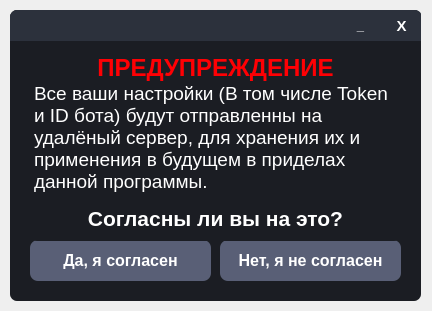
<?xml version="1.0" encoding="UTF-8"?>
<ui version="4.0">
 <class>MainWindow</class>
 <widget class="QMainWindow" name="MainWindow">
  <property name="geometry">
   <rect>
    <x>0</x>
    <y>0</y>
    <width>432</width>
    <height>311</height>
   </rect>
  </property>
  <property name="windowTitle">
   <string>MainWindow</string>
  </property>
  <widget class="QWidget" name="centralwidget">
   <widget class="QFrame" name="Window">
    <property name="geometry">
     <rect>
      <x>10</x>
      <y>10</y>
      <width>411</width>
      <height>291</height>
     </rect>
    </property>
    <property name="styleSheet">
     <string notr="true">QFrame{
	border-radius: 7px;
	background-color: #1B1D23;
}</string>
    </property>
    <property name="frameShape">
     <enum>QFrame::StyledPanel</enum>
    </property>
    <property name="frameShadow">
     <enum>QFrame::Raised</enum>
    </property>
    <widget class="QFrame" name="WindowFrame">
     <property name="geometry">
      <rect>
       <x>0</x>
       <y>0</y>
       <width>411</width>
       <height>31</height>
      </rect>
     </property>
     <property name="styleSheet">
      <string notr="true">QFrame{
	border-bottom-left-radius: 0px;
	border-bottom-right-radius: 0px;
	background-color: #2C313C;
}</string>
     </property>
     <property name="frameShape">
      <enum>QFrame::StyledPanel</enum>
     </property>
     <property name="frameShadow">
      <enum>QFrame::Raised</enum>
     </property>
     <widget class="QPushButton" name="CloseWindowButton">
      <property name="geometry">
       <rect>
        <x>371</x>
        <y>0</y>
        <width>41</width>
        <height>31</height>
       </rect>
      </property>
      <property name="font">
       <font>
        <pointsize>11</pointsize>
        <weight>75</weight>
        <bold>true</bold>
       </font>
      </property>
      <property name="cursor">
       <cursorShape>PointingHandCursor</cursorShape>
      </property>
      <property name="styleSheet">
       <string notr="true">QPushButton{
	color: white;
	border: none;
	border-top-right-radius: 7px;
	background-color: #2C313C;
}

QPushButton:hover{
	background-color: #45494D;
}

QPushButton:pressed{
	color: #EA2F4E;
}</string>
      </property>
      <property name="text">
       <string>X</string>
      </property>
     </widget>
     <widget class="QPushButton" name="MinimizeWindowButton">
      <property name="geometry">
       <rect>
        <x>330</x>
        <y>0</y>
        <width>41</width>
        <height>31</height>
       </rect>
      </property>
      <property name="font">
       <font>
        <pointsize>10</pointsize>
        <weight>75</weight>
        <bold>true</bold>
       </font>
      </property>
      <property name="cursor">
       <cursorShape>PointingHandCursor</cursorShape>
      </property>
      <property name="styleSheet">
       <string notr="true">QPushButton{
	color: white;
	border: none;
	border-top-right-radius: 7px;
	background-color: #2C313C;
}

QPushButton:hover{
	background-color: #45494D;
}

QPushButton:pressed{
	color: #EA2F4E;
}</string>
      </property>
      <property name="text">
       <string>_</string>
      </property>
      <property name="default">
       <bool>false</bool>
      </property>
     </widget>
    </widget>
    <widget class="QPushButton" name="YesButton">
     <property name="geometry">
      <rect>
       <x>20</x>
       <y>230</y>
       <width>181</width>
       <height>41</height>
      </rect>
     </property>
     <property name="font">
      <font>
       <pointsize>12</pointsize>
       <weight>75</weight>
       <bold>true</bold>
      </font>
     </property>
     <property name="cursor">
      <cursorShape>PointingHandCursor</cursorShape>
     </property>
     <property name="styleSheet">
      <string notr="true">QPushButton{
	color: white;
	border-radius: 8px;
	background-color: #595F76;
}

QPushButton:hover{
	background-color: #50566E;
}

QPushButton:pressed{
	background-color: #434965;
}</string>
     </property>
     <property name="text">
      <string>Да, я согласен</string>
     </property>
    </widget>
    <widget class="QPushButton" name="NoButton">
     <property name="geometry">
      <rect>
       <x>210</x>
       <y>230</y>
       <width>181</width>
       <height>41</height>
      </rect>
     </property>
     <property name="font">
      <font>
       <pointsize>12</pointsize>
       <weight>75</weight>
       <bold>true</bold>
      </font>
     </property>
     <property name="cursor">
      <cursorShape>PointingHandCursor</cursorShape>
     </property>
     <property name="styleSheet">
      <string notr="true">QPushButton{
	color: white;
	border-radius: 8px;
	background-color: #595F76;
}

QPushButton:hover{
	background-color: #50566E;
}

QPushButton:pressed{
	background-color: #434965;
}</string>
     </property>
     <property name="text">
      <string>Нет, я не согласен</string>
     </property>
    </widget>
    <widget class="QTextBrowser" name="textBrowser">
     <property name="geometry">
      <rect>
       <x>20</x>
       <y>40</y>
       <width>371</width>
       <height>191</height>
      </rect>
     </property>
     <property name="html">
      <string>&lt;!DOCTYPE HTML PUBLIC &quot;-//W3C//DTD HTML 4.0//EN&quot; &quot;http://www.w3.org/TR/REC-html40/strict.dtd&quot;&gt;
&lt;html&gt;&lt;head&gt;&lt;meta name=&quot;qrichtext&quot; content=&quot;1&quot; /&gt;&lt;style type=&quot;text/css&quot;&gt;
p, li { white-space: pre-wrap; }
&lt;/style&gt;&lt;/head&gt;&lt;body style=&quot; font-family:'MS Shell Dlg 2'; font-size:8.25pt; font-weight:400; font-style:normal;&quot;&gt;
&lt;p align=&quot;center&quot; style=&quot; margin-top:0px; margin-bottom:0px; margin-left:0px; margin-right:0px; -qt-block-indent:0; text-indent:0px;&quot;&gt;&lt;span style=&quot; font-size:18pt; font-weight:600; color:#ff0004;&quot;&gt;ПРЕДУПРЕЖДЕНИЕ&lt;/span&gt;&lt;/p&gt;
&lt;p style=&quot; margin-top:0px; margin-bottom:0px; margin-left:0px; margin-right:0px; -qt-block-indent:0; text-indent:0px;&quot;&gt;&lt;span style=&quot; font-size:14pt; color:#ffffff;&quot;&gt;Все ваши настройки (В том числе Token и ID бота) будут отправленны на удалёный сервер, для хранения их и применения в будущем в приделах данной программы.&lt;/span&gt;&lt;/p&gt;
&lt;p align=&quot;center&quot; style=&quot;-qt-paragraph-type:empty; margin-top:0px; margin-bottom:0px; margin-left:0px; margin-right:0px; -qt-block-indent:0; text-indent:0px; color:#ffffff;&quot;&gt;&lt;br /&gt;&lt;/p&gt;
&lt;p align=&quot;center&quot; style=&quot; margin-top:0px; margin-bottom:0px; margin-left:0px; margin-right:0px; -qt-block-indent:0; text-indent:0px;&quot;&gt;&lt;span style=&quot; font-size:16pt; font-weight:600; color:#ffffff;&quot;&gt;Согласны ли вы на это?&lt;/span&gt;&lt;/p&gt;&lt;/body&gt;&lt;/html&gt;</string>
     </property>
    </widget>
   </widget>
  </widget>
 </widget>
 <resources/>
 <connections/>
</ui>
